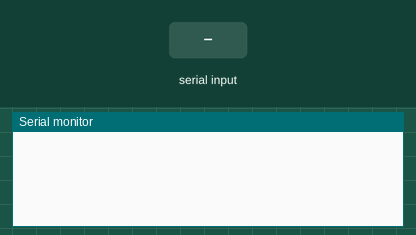
Simulated run of this sketch. Board: Arduino Uno, built with avr-gcc and run on an emulated ATmega328P. Parts: the last lines printed to the serial monitor. Inputs (shaded band) come from the test bench.

Above: at 1.2 s.
1.3 s: "90,45,200A" received over Serial
At 3.7 s:
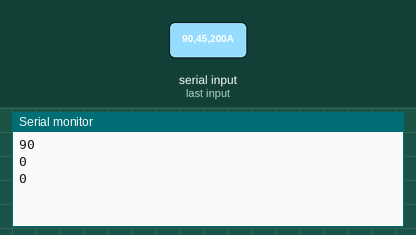
4.3 s: "30,150,10A" received over Serial
At 7.2 s:
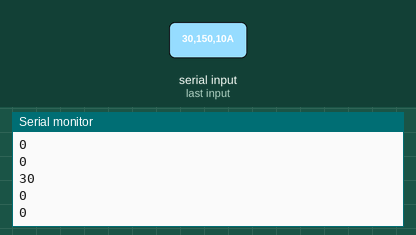
Timing chart, 0 to 8.7 s (numbered marks = the images above; inputs shaded):
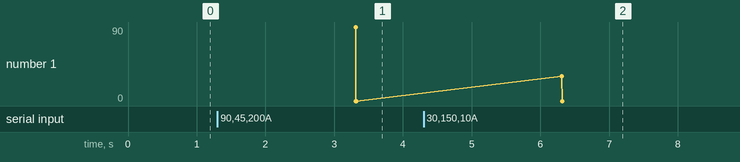

Measured:
- after the input at 1.3 s, the serial monitor: prints a new line after 2.0 s (image 1)
- after the input at 4.3 s, the serial monitor: prints a new line after 2.0 s (image 2)

The sketch:

joystickTest.ino
```cpp
void setup() {
  Serial.begin(9600);
  // put your setup code here, to run once:

}

void loop() {
  char buffer[] ={' ',' ',' ',' ',' ', ' ',' '};
  if (Serial.available()){
    String sPower = Serial.readStringUntil('A');
    int power = sPower.toInt();

    String sAngle =Serial.readStringUntil('D');
    int angle = sAngle.toInt();

    String sDir = Serial.readStringUntil('E');
    int dir = sDir.toInt();

    Serial.println(power);
    Serial.println(angle);
    Serial.println(dir);
    }

}
```
